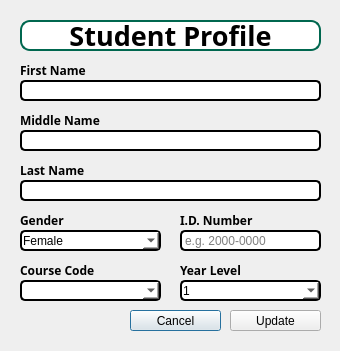
<?xml version="1.0" encoding="UTF-8"?>
<ui version="4.0">
 <class>EditStudentDialog</class>
 <widget class="QDialog" name="EditStudentDialog">
  <property name="geometry">
   <rect>
    <x>0</x>
    <y>0</y>
    <width>340</width>
    <height>351</height>
   </rect>
  </property>
  <property name="windowTitle">
   <string>Dialog</string>
  </property>
  <widget class="QLabel" name="LastName">
   <property name="geometry">
    <rect>
     <x>20</x>
     <y>160</y>
     <width>181</width>
     <height>20</height>
    </rect>
   </property>
   <property name="font">
    <font>
     <family>Rockwell</family>
     <bold>true</bold>
    </font>
   </property>
   <property name="text">
    <string>Last Name</string>
   </property>
  </widget>
  <widget class="QLineEdit" name="Middlenameline">
   <property name="geometry">
    <rect>
     <x>20</x>
     <y>130</y>
     <width>301</width>
     <height>21</height>
    </rect>
   </property>
   <property name="minimumSize">
    <size>
     <width>301</width>
     <height>21</height>
    </size>
   </property>
   <property name="styleSheet">
    <string notr="true">background-color: white;
	border: 2px solid #000000;
	border-radius: 5px;
	padding: 1px;
	box-shadow: 0 0 10px rgba(0,0,05);</string>
   </property>
  </widget>
  <widget class="QLineEdit" name="IDline">
   <property name="geometry">
    <rect>
     <x>180</x>
     <y>230</y>
     <width>141</width>
     <height>21</height>
    </rect>
   </property>
   <property name="minimumSize">
    <size>
     <width>141</width>
     <height>21</height>
    </size>
   </property>
   <property name="styleSheet">
    <string notr="true">background-color: white;
	border: 2px solid #000000;
	border-radius: 5px;
	padding: 1px;
	box-shadow: 0 0 10px rgba(0,0,05);</string>
   </property>
   <property name="placeholderText">
    <string>e.g. 2000-0000</string>
   </property>
  </widget>
  <widget class="QLabel" name="FirstName">
   <property name="geometry">
    <rect>
     <x>20</x>
     <y>60</y>
     <width>181</width>
     <height>20</height>
    </rect>
   </property>
   <property name="font">
    <font>
     <family>Rockwell</family>
     <italic>false</italic>
     <bold>true</bold>
    </font>
   </property>
   <property name="text">
    <string>First Name</string>
   </property>
  </widget>
  <widget class="QLabel" name="Gender">
   <property name="geometry">
    <rect>
     <x>20</x>
     <y>210</y>
     <width>141</width>
     <height>20</height>
    </rect>
   </property>
   <property name="font">
    <font>
     <family>Rockwell</family>
     <bold>true</bold>
    </font>
   </property>
   <property name="text">
    <string>Gender</string>
   </property>
  </widget>
  <widget class="QComboBox" name="Yearlevelline">
   <property name="geometry">
    <rect>
     <x>180</x>
     <y>280</y>
     <width>141</width>
     <height>21</height>
    </rect>
   </property>
   <property name="minimumSize">
    <size>
     <width>141</width>
     <height>21</height>
    </size>
   </property>
   <property name="styleSheet">
    <string notr="true">background-color: white;
	border: 2px solid #000000;
	border-radius: 5px;
	padding: 1px;
	box-shadow: 0 0 10px rgba(0,0,05);</string>
   </property>
   <item>
    <property name="text">
     <string>1</string>
    </property>
   </item>
   <item>
    <property name="text">
     <string>2</string>
    </property>
   </item>
   <item>
    <property name="text">
     <string>3</string>
    </property>
   </item>
   <item>
    <property name="text">
     <string>4</string>
    </property>
   </item>
  </widget>
  <widget class="QPushButton" name="CancelStudent">
   <property name="geometry">
    <rect>
     <x>130</x>
     <y>310</y>
     <width>91</width>
     <height>21</height>
    </rect>
   </property>
   <property name="minimumSize">
    <size>
     <width>91</width>
     <height>20</height>
    </size>
   </property>
   <property name="styleSheet">
    <string notr="true">QPushButton {
    background-color: #00674F;
    color: white;
    border: 2px solid #000000;
    border-radius: 5px;
     padding: 1px;
    box-shadow: 0 0 10px rgba(0, 0, 0, 0.5);
    color: white; 
}

/ Hover effect for the button */
QPushButton:hover {
    background-color: #944E63;
    border: 2px solid #944E63;
}</string>
   </property>
   <property name="text">
    <string>Cancel</string>
   </property>
  </widget>
  <widget class="QLabel" name="MiddleName">
   <property name="geometry">
    <rect>
     <x>20</x>
     <y>110</y>
     <width>181</width>
     <height>20</height>
    </rect>
   </property>
   <property name="font">
    <font>
     <family>Rockwell</family>
     <italic>false</italic>
     <bold>true</bold>
    </font>
   </property>
   <property name="text">
    <string>Middle Name</string>
   </property>
  </widget>
  <widget class="QComboBox" name="Genderline">
   <property name="geometry">
    <rect>
     <x>20</x>
     <y>230</y>
     <width>141</width>
     <height>21</height>
    </rect>
   </property>
   <property name="minimumSize">
    <size>
     <width>141</width>
     <height>21</height>
    </size>
   </property>
   <property name="styleSheet">
    <string notr="true">background-color: white;
	border: 2px solid #000000;
	border-radius: 5px;
	padding: 1px;
	box-shadow: 0 0 10px rgba(0,0,05);</string>
   </property>
   <item>
    <property name="text">
     <string>Female</string>
    </property>
   </item>
   <item>
    <property name="text">
     <string>Male</string>
    </property>
   </item>
  </widget>
  <widget class="QLineEdit" name="Firstnameline">
   <property name="geometry">
    <rect>
     <x>20</x>
     <y>80</y>
     <width>301</width>
     <height>21</height>
    </rect>
   </property>
   <property name="minimumSize">
    <size>
     <width>301</width>
     <height>21</height>
    </size>
   </property>
   <property name="styleSheet">
    <string notr="true">background-color: white;
	border: 2px solid #000000;
	border-radius: 5px;
	padding: 1px;
	box-shadow: 0 0 10px rgba(0,0,05);</string>
   </property>
  </widget>
  <widget class="QLabel" name="IDnumber">
   <property name="geometry">
    <rect>
     <x>180</x>
     <y>210</y>
     <width>141</width>
     <height>20</height>
    </rect>
   </property>
   <property name="font">
    <font>
     <family>Rockwell</family>
     <bold>true</bold>
    </font>
   </property>
   <property name="text">
    <string>I.D. Number</string>
   </property>
  </widget>
  <widget class="QPushButton" name="UpdateStudent">
   <property name="geometry">
    <rect>
     <x>230</x>
     <y>310</y>
     <width>91</width>
     <height>21</height>
    </rect>
   </property>
   <property name="minimumSize">
    <size>
     <width>91</width>
     <height>20</height>
    </size>
   </property>
   <property name="styleSheet">
    <string notr="true">QPushButton {
    background-color: #00674F;
    color: white;
    border: 2px solid #000000;
    border-radius: 5px;
     padding: 1px;
    box-shadow: 0 0 10px rgba(0, 0, 0, 0.5);
    color: white; 
}

/ Hover effect for the button */
QPushButton:hover {
    background-color: #944E63;
    border: 2px solid #944E63;
}</string>
   </property>
   <property name="text">
    <string>Update</string>
   </property>
  </widget>
  <widget class="QLabel" name="CourseCode">
   <property name="geometry">
    <rect>
     <x>20</x>
     <y>260</y>
     <width>141</width>
     <height>20</height>
    </rect>
   </property>
   <property name="font">
    <font>
     <family>Rockwell</family>
     <bold>true</bold>
    </font>
   </property>
   <property name="text">
    <string>Course Code</string>
   </property>
  </widget>
  <widget class="QLineEdit" name="Lastnameline">
   <property name="geometry">
    <rect>
     <x>20</x>
     <y>180</y>
     <width>301</width>
     <height>21</height>
    </rect>
   </property>
   <property name="minimumSize">
    <size>
     <width>301</width>
     <height>21</height>
    </size>
   </property>
   <property name="styleSheet">
    <string notr="true">background-color: white;
	border: 2px solid #000000;
	border-radius: 5px;
	padding: 1px;
	box-shadow: 0 0 10px rgba(0,0,05);</string>
   </property>
  </widget>
  <widget class="QLabel" name="StudentProfile">
   <property name="geometry">
    <rect>
     <x>20</x>
     <y>20</y>
     <width>301</width>
     <height>31</height>
    </rect>
   </property>
   <property name="font">
    <font>
     <family>Rockwell</family>
     <pointsize>20</pointsize>
     <bold>true</bold>
    </font>
   </property>
   <property name="styleSheet">
    <string notr="true">background-color: white;
    border: 2px solid #00674F;
    border-radius: 10px;
    padding: 1px;
    box-shadow: 0 0 10px rgba(0, 0, 0, 0.5);
    color: black;</string>
   </property>
   <property name="text">
    <string>Student Profile</string>
   </property>
   <property name="alignment">
    <set>Qt::AlignmentFlag::AlignCenter</set>
   </property>
  </widget>
  <widget class="QLabel" name="YearLevel">
   <property name="geometry">
    <rect>
     <x>180</x>
     <y>260</y>
     <width>141</width>
     <height>20</height>
    </rect>
   </property>
   <property name="font">
    <font>
     <family>Rockwell</family>
     <bold>true</bold>
    </font>
   </property>
   <property name="text">
    <string>Year Level</string>
   </property>
  </widget>
  <widget class="QComboBox" name="CourseComboBox">
   <property name="geometry">
    <rect>
     <x>20</x>
     <y>280</y>
     <width>141</width>
     <height>21</height>
    </rect>
   </property>
   <property name="minimumSize">
    <size>
     <width>141</width>
     <height>21</height>
    </size>
   </property>
   <property name="styleSheet">
    <string notr="true">background-color: white;
	border: 2px solid #000000;
	border-radius: 5px;
	padding: 1px;
	box-shadow: 0 0 10px rgba(0,0,05);</string>
   </property>
  </widget>
 </widget>
 <resources/>
 <connections/>
</ui>
